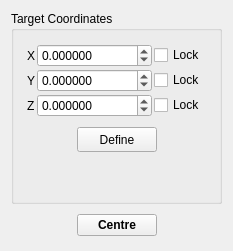
      <widget class="QWidget" name="CentreTab">
       <attribute name="title">
        <string>Centre</string>
       </attribute>
       <layout class="QVBoxLayout" name="verticalLayout_7">
        <item>
         <widget class="QGroupBox" name="groupBox_2">
          <property name="title">
           <string>Target Coordinates</string>
          </property>
          <layout class="QVBoxLayout" name="verticalLayout_9">
           <item>
            <layout class="QGridLayout" name="_3">
             <property name="margin">
              <number>4</number>
             </property>
             <property name="spacing">
              <number>2</number>
             </property>
             <item row="0" column="0">
              <widget class="QLabel" name="label_42">
               <property name="sizePolicy">
                <sizepolicy hsizetype="Minimum" vsizetype="Preferred">
                 <horstretch>0</horstretch>
                 <verstretch>0</verstretch>
                </sizepolicy>
               </property>
               <property name="text">
                <string>X</string>
               </property>
              </widget>
             </item>
             <item row="0" column="1">
              <widget class="QDoubleSpinBox" name="CentreXSpin">
               <property name="sizePolicy">
                <sizepolicy hsizetype="Expanding" vsizetype="Fixed">
                 <horstretch>0</horstretch>
                 <verstretch>0</verstretch>
                </sizepolicy>
               </property>
               <property name="decimals">
                <number>6</number>
               </property>
               <property name="minimum">
                <double>-100000.000000000000000</double>
               </property>
               <property name="maximum">
                <double>1000000.000000000000000</double>
               </property>
              </widget>
             </item>
             <item row="2" column="1">
              <widget class="QDoubleSpinBox" name="CentreZSpin">
               <property name="sizePolicy">
                <sizepolicy hsizetype="Expanding" vsizetype="Fixed">
                 <horstretch>0</horstretch>
                 <verstretch>0</verstretch>
                </sizepolicy>
               </property>
               <property name="decimals">
                <number>6</number>
               </property>
               <property name="minimum">
                <double>-1000000.000000000000000</double>
               </property>
               <property name="maximum">
                <double>1000000.000000000000000</double>
               </property>
              </widget>
             </item>
             <item row="1" column="0">
              <widget class="QLabel" name="label_40">
               <property name="sizePolicy">
                <sizepolicy hsizetype="Minimum" vsizetype="Preferred">
                 <horstretch>0</horstretch>
                 <verstretch>0</verstretch>
                </sizepolicy>
               </property>
               <property name="text">
                <string>Y</string>
               </property>
              </widget>
             </item>
             <item row="1" column="1">
              <widget class="QDoubleSpinBox" name="CentreYSpin">
               <property name="sizePolicy">
                <sizepolicy hsizetype="Expanding" vsizetype="Fixed">
                 <horstretch>0</horstretch>
                 <verstretch>0</verstretch>
                </sizepolicy>
               </property>
               <property name="decimals">
                <number>6</number>
               </property>
               <property name="minimum">
                <double>-1000000.000000000000000</double>
               </property>
               <property name="maximum">
                <double>1000000.000000000000000</double>
               </property>
              </widget>
             </item>
             <item row="2" column="0">
              <widget class="QLabel" name="label_41">
               <property name="sizePolicy">
                <sizepolicy hsizetype="Minimum" vsizetype="Preferred">
                 <horstretch>0</horstretch>
                 <verstretch>0</verstretch>
                </sizepolicy>
               </property>
               <property name="text">
                <string>Z</string>
               </property>
              </widget>
             </item>
             <item row="0" column="2">
              <widget class="QCheckBox" name="CentreLockXCheck">
               <property name="text">
                <string>Lock</string>
               </property>
              </widget>
             </item>
             <item row="1" column="2">
              <widget class="QCheckBox" name="CentreLockYCheck">
               <property name="text">
                <string>Lock</string>
               </property>
              </widget>
             </item>
             <item row="2" column="2">
              <widget class="QCheckBox" name="CentreLockZCheck">
               <property name="text">
                <string>Lock</string>
               </property>
              </widget>
             </item>
            </layout>
           </item>
           <item>
            <layout class="QHBoxLayout" name="horizontalLayout">
             <item>
              <spacer name="horizontalSpacer_2">
               <property name="orientation">
                <enum>Qt::Horizontal</enum>
               </property>
               <property name="sizeHint" stdset="0">
                <size>
                 <width>40</width>
                 <height>20</height>
                </size>
               </property>
              </spacer>
             </item>
             <item>
              <widget class="QPushButton" name="DefineCentreButton">
               <property name="minimumSize">
                <size>
                 <width>32</width>
                 <height>25</height>
                </size>
               </property>
               <property name="maximumSize">
                <size>
                 <width>300</width>
                 <height>25</height>
                </size>
               </property>
               <property name="toolTip">
                <string>Define centre from current selection</string>
               </property>
               <property name="text">
                <string>Define</string>
               </property>
               <property name="icon">
                <iconset resource="icons.qrc">
                 <normaloff>:/basic/icons/basic_define.svg</normaloff>:/basic/icons/basic_define.svg</iconset>
               </property>
               <property name="iconSize">
                <size>
                 <width>12</width>
                 <height>12</height>
                </size>
               </property>
               <property name="autoDefault">
                <bool>false</bool>
               </property>
              </widget>
             </item>
             <item>
              <spacer name="horizontalSpacer_3">
               <property name="orientation">
                <enum>Qt::Horizontal</enum>
               </property>
               <property name="sizeHint" stdset="0">
                <size>
                 <width>40</width>
                 <height>20</height>
                </size>
               </property>
              </spacer>
             </item>
            </layout>
           </item>
           <item>
            <spacer name="verticalSpacer_3">
             <property name="orientation">
              <enum>Qt::Vertical</enum>
             </property>
             <property name="sizeHint" stdset="0">
              <size>
               <width>20</width>
               <height>40</height>
              </size>
             </property>
            </spacer>
           </item>
          </layout>
         </widget>
        </item>
        <item>
         <layout class="QHBoxLayout" name="_5">
          <property name="spacing">
           <number>2</number>
          </property>
          <property name="margin">
           <number>4</number>
          </property>
          <item>
           <spacer>
            <property name="orientation">
             <enum>Qt::Horizontal</enum>
            </property>
            <property name="sizeHint" stdset="0">
             <size>
              <width>0</width>
              <height>20</height>
             </size>
            </property>
           </spacer>
          </item>
          <item>
           <widget class="QPushButton" name="CentreSelectionButton">
            <property name="font">
             <font>
              <weight>75</weight>
              <bold>true</bold>
             </font>
            </property>
            <property name="toolTip">
             <string>Centre current selection at specified coordinates</string>
            </property>
            <property name="text">
             <string>Centre</string>
            </property>
            <property name="autoDefault">
             <bool>false</bool>
            </property>
           </widget>
          </item>
          <item>
           <spacer>
            <property name="orientation">
             <enum>Qt::Horizontal</enum>
            </property>
            <property name="sizeHint" stdset="0">
             <size>
              <width>0</width>
              <height>20</height>
             </size>
            </property>
           </spacer>
          </item>
         </layout>
        </item>
       </layout>
      </widget>
